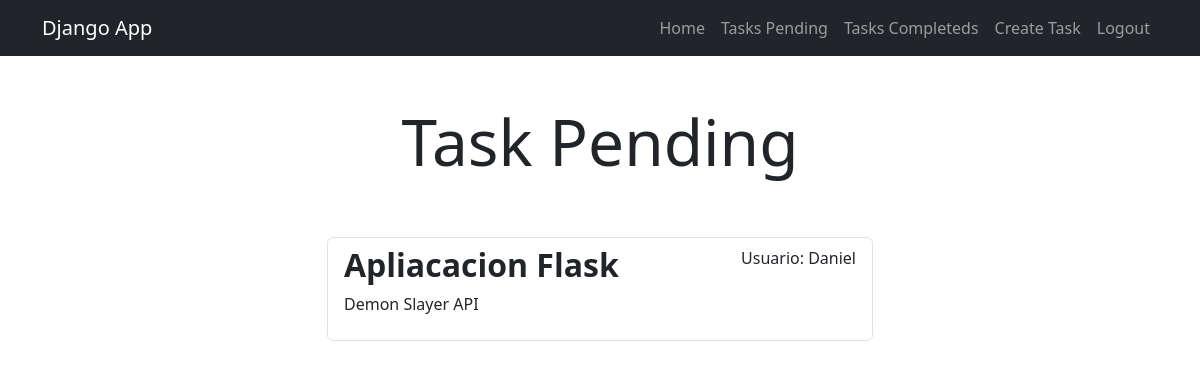
The page /tasks/ (signed in) on the database as committed earlier.
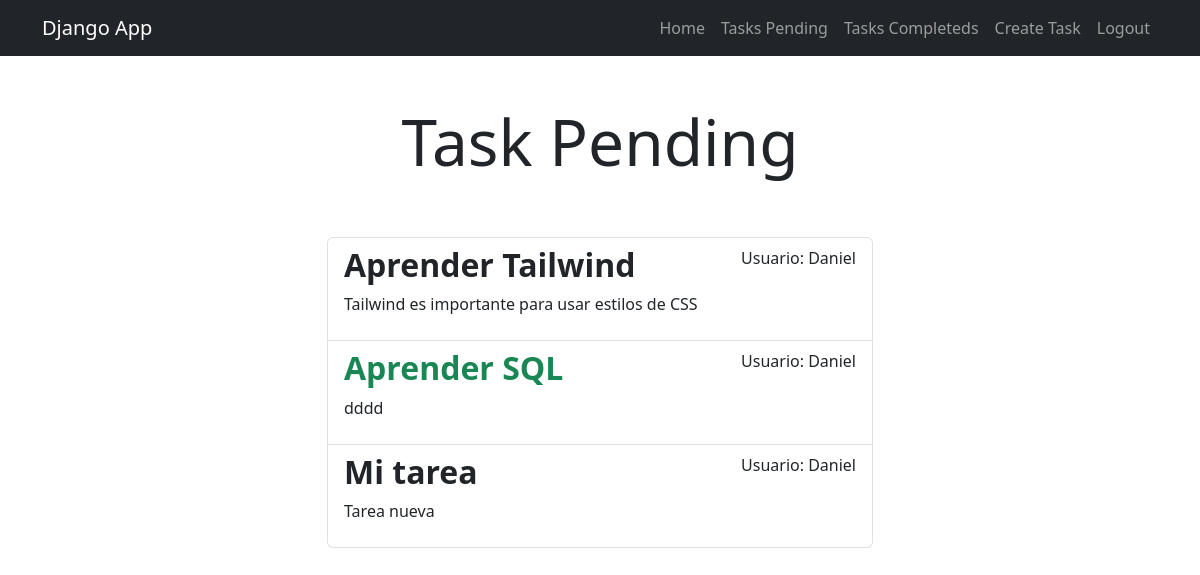
The same page on the database as committed later.
### tasks/models.py (models this page shows, shortened)
class Task(models.Model):
    title = models.CharField(max_length=100)
    description = models.TextField(blank=True)
    created = models.DateTimeField(auto_now_add=True)
    datecompleted = models.DateTimeField(null=True, blank=True)
    important = models.BooleanField(default=False)
    user = models.ForeignKey(User, on_delete=models.CASCADE)

### tasks/views.py (the view)
# urls.py: path('tasks/', views.tasks, name='tasks'),
@login_required
def tasks(request):
    tasks = Task.objects.filter(user=request.user, datecompleted__isnull=True)
    return render(request, 'tasks.html', {'tasks': tasks})

### tasks/templates/tasks.html (shortened to what this page needs)
{% extends 'base.html' %}
{% block content %}
<main class="container">
    <div class="row">
        <div class="col-md-6 offset-md-3">
            <h1 class="text-center display-3 py-5">Task Pending</h1>
            <ul class="list-group">
                {% for task in tasks %}
                    <a class="list-group-item" href="{% url 'task_detail' task.id %}">
                        <header class="d-flex justify-content-between">
                            {% if task.important %}
                            <h2 class="fw-bold text-success">{{task.title}}</h2>
                            {% else %}
                                <h2 class="fw-bold">{{task.title}}</h2>
                            {% endif %}
                            <p>Usuario: {{task.user.username}}</p>
                        </header>
                        <p>{{task.description}}</p>
                    </a>
                {% endfor %}
            </ul>
        </div>
    </div>
</main>
{% endblock %}

### tasks/templates/base.html (shortened to what this page needs)
<!DOCTYPE html>
<html lang="en">
<head>
    <link href="https://cdn.jsdelivr.net/npm/bootstrap@5.3.8/dist/css/bootstrap.min.css" rel="stylesheet">
    {% load static %}
</head>
<body>
    <nav class="navbar navbar-expand-lg bg-dark navbar-dark">
        <div class="container">
            <a class="navbar-brand" href="/">Django App</a>
            <div class="collapse navbar-collapse" id="navbarSupportedContent">
                <ul class="navbar-nav ms-auto">
                    <li class="nav-item">
                        <a href="/" class="nav-link">Home</a>
                    </li>
                    {% if user.is_authenticated %}
                        <li class="nav-item">
                            <a href="/tasks" class="nav-link">Tasks Pending</a>
                        </li>
                        <li class="nav-item">
                            <a href="/tasks_completed" class="nav-link">Tasks Completeds</a>
                        </li>
                        <li class="nav-item">
                            <a href="/tasks/create/" class="nav-link">Create Task</a>
                        </li>
                        <li class="nav-item">
                            <a href="/logout" class="nav-link">Logout</a>
                        </li>
                    {% endif %}
                </ul>
        </div>
    </div>
</nav>
    {% block content %}
    {% endblock %}
</body>
</body>
</html>

Rows that differ between the two databases and show on the page:
removed Task: title "Apliacacion Flask", user.username "Daniel", description "Demon Slayer API"
added Task: title "Aprender Tailwind", user.username "Daniel", description "Tailwind es importante para usar estilos de CSS"
added Task: title "Aprender SQL", user.username "Daniel", description "dddd"
added Task: title "Mi tarea", user.username "Daniel", description "Tarea nueva"
